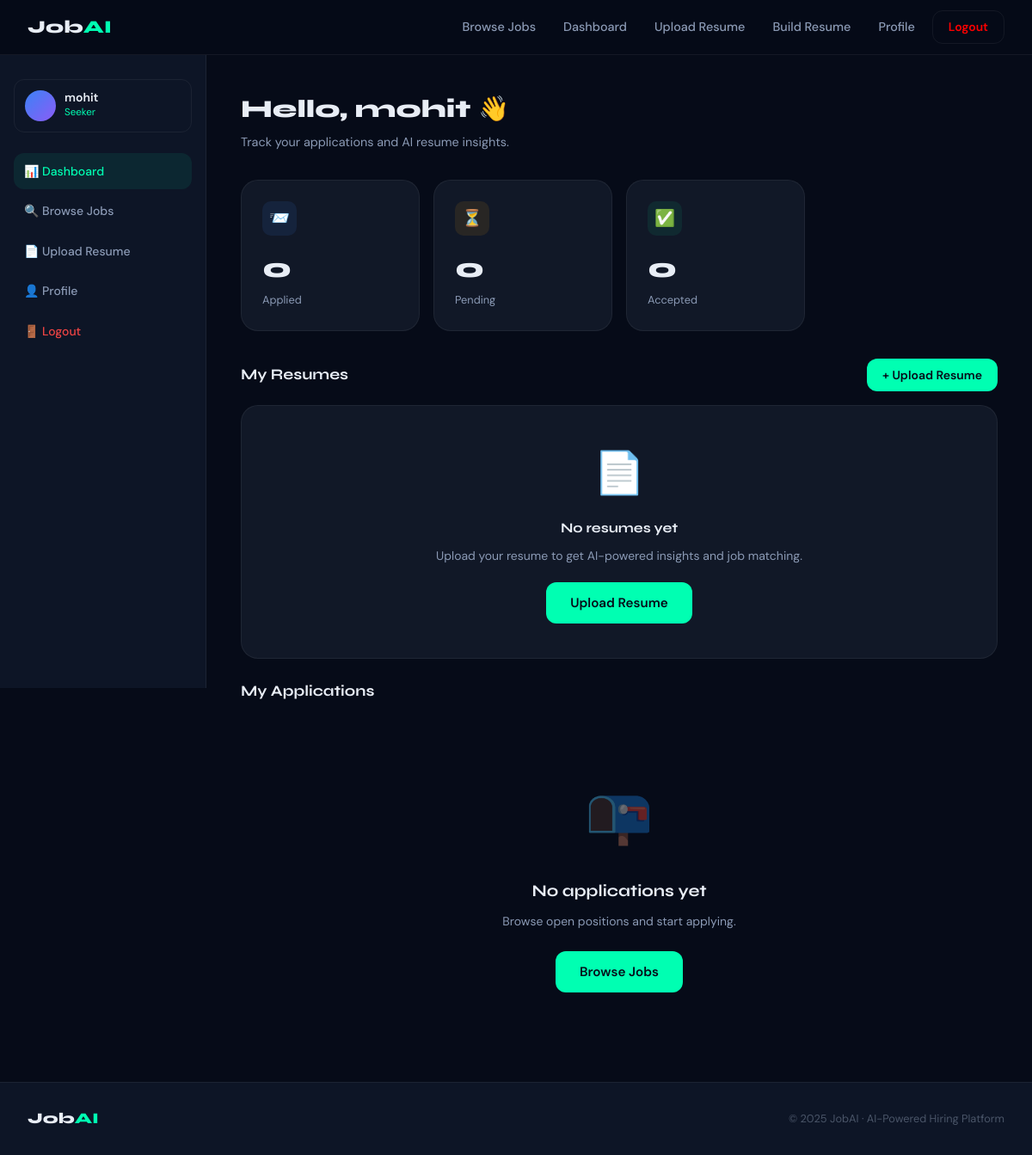
/accounts/dashboard/ (signed in), run on an earlier commit of the app's database.
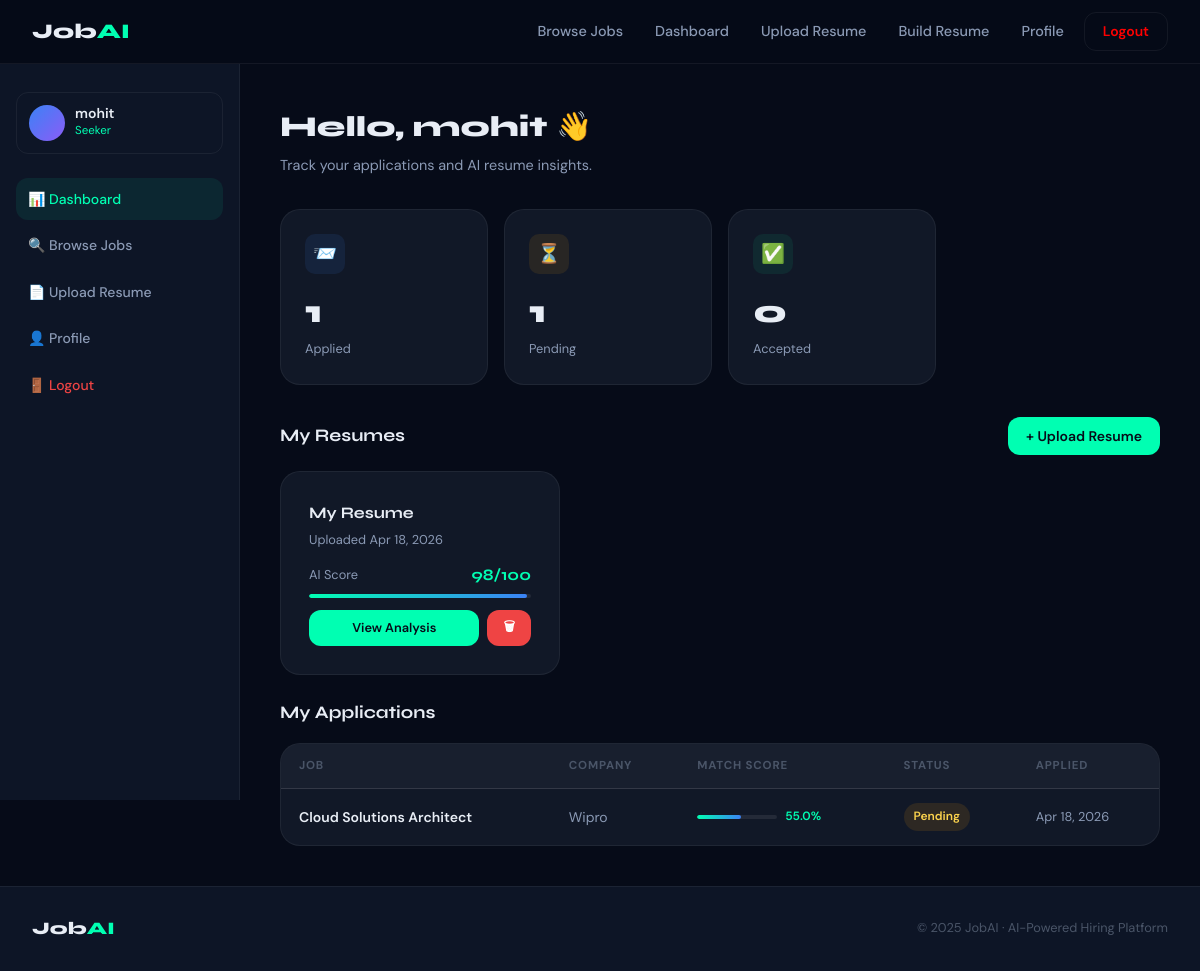
And on a later commit of the database.
### resumes/models.py (models this page shows, shortened)
class Resume(models.Model):
    user = models.ForeignKey(settings.AUTH_USER_MODEL, on_delete=models.CASCADE, related_name='resumes')
    title = models.CharField(max_length=100, default='My Resume')
    file = models.FileField(upload_to='resumes/')
    raw_text = models.TextField(blank=True)
    skills = models.TextField(blank=True)
    experience_years = models.FloatField(default=0)
    education = models.TextField(blank=True)
    ai_summary = models.TextField(blank=True)
    ai_score = models.FloatField(default=0)
    ai_suggestions = models.TextField(blank=True)
    uploaded_at = models.DateTimeField(auto_now_add=True)
    analyzed = models.BooleanField(default=False)

### jobs/models.py (models this page shows, shortened)
class Application(models.Model):
    STATUS_CHOICES = [
        ('pending', 'Pending'), ('reviewing', 'Reviewing'),
        ('accepted', 'Accepted'), ('rejected', 'Rejected'),
    ]
    job = models.ForeignKey(Job, on_delete=models.CASCADE, related_name='applications')
    applicant = models.ForeignKey(settings.AUTH_USER_MODEL, on_delete=models.CASCADE, related_name='applications')
    resume = models.ForeignKey('resumes.Resume', on_delete=models.SET_NULL, null=True, blank=True)
    cover_letter = models.TextField(blank=True)
    status = models.CharField(max_length=20, choices=STATUS_CHOICES, default='pending')
    match_score = models.FloatField(default=0.0)
    applied_at = models.DateTimeField(auto_now_add=True)
    updated_at = models.DateTimeField(auto_now=True)
    class Meta:
        unique_together = ('job', 'applicant')

class Job(models.Model):
    TYPE_CHOICES = [
        ('full-time', 'Full Time'), ('part-time', 'Part Time'),
        ('contract', 'Contract'), ('internship', 'Internship'), ('remote', 'Remote'),
    ]
    LEVEL_CHOICES = [
        ('entry', 'Entry Level'), ('mid', 'Mid Level'),
        ('senior', 'Senior Level'), ('lead', 'Lead/Manager'),
    ]
    recruiter = models.ForeignKey(settings.AUTH_USER_MODEL, on_delete=models.CASCADE, related_name='posted_jobs')
    title = models.CharField(max_length=200)
    company = models.CharField(max_length=100)
    location = models.CharField(max_length=100)
    job_type = models.CharField(max_length=20, choices=TYPE_CHOICES, default='full-time')
    level = models.CharField(max_length=20, choices=LEVEL_CHOICES, default='mid')
    description = models.TextField()
    requirements = models.TextField()
    skills_required = models.TextField(help_text='Comma-separated skills')
    salary_min = models.IntegerField(blank=True, null=True)
    salary_max = models.IntegerField(blank=True, null=True)
    is_active = models.BooleanField(default=True)
    created_at = models.DateTimeField(auto_now_add=True)
    deadline = models.DateField(blank=True, null=True)

### accounts/views.py (the view)
# urls.py: path('dashboard/', views.dashboard, name='dashboard'),
@login_required
def dashboard(request):
    user = request.user
    if user.is_recruiter():
        jobs = Job.objects.filter(recruiter=user).order_by('-created_at')
        total_applications = Application.objects.filter(job__recruiter=user).count()
        recent_apps = Application.objects.filter(job__recruiter=user).order_by('-applied_at')[:5]
        context = {
            'jobs': jobs,
            'total_applications': total_applications,
            'recent_apps': recent_apps,
            'total_jobs': jobs.count(),
        }
    else:
        applications = Application.objects.filter(applicant=user).order_by('-applied_at')
        resumes = Resume.objects.filter(user=user).order_by('-uploaded_at')
        context = {
            'applications': applications,
            'resumes': resumes,
            'total_applications': applications.count(),
            'pending': applications.filter(status='pending').count(),
            'accepted': applications.filter(status='accepted').count(),
        }
    return render(request, 'accounts/dashboard.html', context)

### accounts/models.py (called while the page is built)
    def is_seeker(self):
        return self.role == 'seeker'

    def is_recruiter(self):
        return self.role == 'recruiter'

### templates/accounts/dashboard.html (shortened to what the changed rows need)
{% extends 'base.html' %}
{% block content %}
<div class="dash-layout">
    <div class="dash-content">
        <div class="dash-welcome">
            <h1>Hello, {{ user.first_name|default:user.username }} 👋</h1>
        </div>
        {% if user.is_recruiter %}
        <div class="stats-row">
            <div class="stat-card">
                <div class="stat-icon" style="background:rgba(0,255,178,0.1);">💼</div>
                <div class="stat-value">{{ total_jobs }}</div>
                <div class="stat-name">Jobs Posted</div>
            </div>
            <div class="stat-card">
                <div class="stat-icon" style="background:rgba(59,130,246,0.1);">📨</div>
                <div class="stat-value">{{ total_applications }}</div>
                <div class="stat-name">Total Applications</div>
            </div>
        </div>
        <div class="dash-section-title">
            Your Job Postings
            <a href="{% url 'post_job' %}" class="btn-primary-sm">+ Post New Job</a>
        </div>
        {% if jobs %}
        <div class="table-card mb-6">
            <table>
                <thead><tr><th>Job Title</th><th>Type</th><th>Applications</th><th>Status</th><th>Actions</th></tr></thead>
                <tbody>
                {% for job in jobs %}
                <tr>
                    <td>
                        <div style="font-weight:600;">{{ job.title }}</div>
                        <div style="font-size:0.8rem;color:var(--text2);">{{ job.company }} · {{ job.location }}</div>
                    </td>
                    <td><span class="badge badge-type">{{ job.get_job_type_display }}</span></td>
                    <td><a href="{% url 'view_applications' job.pk %}" style="color:var(--accent);font-weight:600;text-decoration:none;">{{ job.applications.count }} apps</a></td>
                    <td><span class="badge {% if job.is_active %}badge-accepted{% else %}badge-rejected{% endif %}">{% if job.is_active %}Active{% else %}Closed{% endif %}</span></td>
                    <td>
                        <div style="display:flex;gap:8px;flex-wrap:wrap;">
                            <a href="{% url 'view_applications' job.pk %}" class="btn-outline-sm btn-sm">View Apps</a>
                            <a href="{% url 'edit_job' job.pk %}" class="btn-outline-sm btn-sm">Edit</a>
                            <form method="post" action="{% url 'delete_job' job.pk %}" style="display:inline;" onsubmit="return confirm('Delete this job?')">
                                {% csrf_token %}<button type="submit" class="btn btn-danger btn-sm">Del</button>
                            </form>
                        </div>
                    </td>
                </tr>
                {% endfor %}
                </tbody>
            </table>
        </div>
        {% if recent_apps %}
        <div class="dash-section-title">Recent Applications</div>
        <div class="table-card">
            <table>
                <thead><tr><th>Applicant</th><th>Job</th><th>Match Score</th><th>Status</th><th>Date</th></tr></thead>
                <tbody>
                {% for app in recent_apps %}
                <tr>
                    <td><div style="font-weight:600;">{{ app.applicant.get_full_name|default:app.applicant.username }}</div></td>
                    <td>{{ app.job.title }}</td>
                    <td>
                        <div class="score-bar">
                            <div class="score-track"><div class="score-fill" style="width:{{ app.match_score }}%"></div></div>
                            <span>{{ app.match_score }}%</span>
                        </div>
                    </td>
                    <td><span class="badge badge-{{ app.status }}">{{ app.get_status_display }}</span></td>
                    <td style="color:var(--text2);font-size:0.8rem;">{{ app.applied_at|date:"M d, Y" }}</td>
                </tr>
                {% endfor %}
                </tbody>
            </table>
        </div>
        {% endif %}
        {% else %}
        <div class="empty-state card">
            <div class="empty-icon">📋</div>
            <div class="empty-title">No jobs posted yet</div>
            <p class="empty-sub">Start attracting top talent by posting your first job opening.</p>
            <a href="{% url 'post_job' %}" class="btn btn-primary">Post First Job</a>
        </div>
        {% endif %}
        {% else %}
        <div class="stats-row">
            <div class="stat-card">
                <div class="stat-icon" style="background:rgba(59,130,246,0.1);">📨</div>
                <div class="stat-value">{{ total_applications }}</div>
                <div class="stat-name">Applied</div>
            </div>
            <div class="stat-card">
                <div class="stat-icon" style="background:rgba(245,158,11,0.1);">⏳</div>
                <div class="stat-value">{{ pending }}</div>
                <div class="stat-name">Pending</div>
            </div>
            <div class="stat-card">
                <div class="stat-icon" style="background:rgba(16,185,129,0.1);">✅</div>
                <div class="stat-value">{{ accepted }}</div>
                <div class="stat-name">Accepted</div>
            </div>
        </div>
        <div class="dash-section-title">
            My Resumes
            <a href="{% url 'upload_resume' %}" class="btn-primary-sm">+ Upload Resume</a>
        </div>
        {% if resumes %}
        <div class="card-grid card-grid-3 mb-6">
            {% for resume in resumes %}
            <div class="card" style="display:flex;flex-direction:column;gap:12px;">
                <div>
                    <div style="font-family:var(--font-display);font-weight:700;margin-bottom:4px;">{{ resume.title }}</div>
                    <div style="font-size:0.8rem;color:var(--text2);">Uploaded {{ resume.uploaded_at|date:"M d, Y" }}</div>
                </div>
                {% if resume.analyzed %}
                <div>
                    <div style="display:flex;align-items:center;justify-content:space-between;margin-bottom:6px;">
                        <span style="font-size:0.8rem;color:var(--text2);">AI Score</span>
                        <span style="font-family:var(--font-display);font-weight:700;color:var(--accent);">{{ resume.ai_score|floatformat:0 }}/100</span>
                    </div>
                    <div class="score-track" style="width:100%;"><div class="score-fill" style="width:{{ resume.ai_score }}%"></div></div>
                </div>
                {% endif %}
                <div style="display:flex;gap:8px;margin-top:auto;">
                    <a href="{% url 'resume_detail' resume.pk %}" class="btn-primary-sm btn-sm" style="flex:1;justify-content:center;">View Analysis</a>
                    <form method="post" action="{% url 'delete_resume' resume.pk %}" onsubmit="return confirm('Delete?')">{% csrf_token %}<button type="submit" class="btn btn-danger btn-sm">🗑</button></form>
                </div>
            </div>
            {% endfor %}
        </div>
        {% else %}
        <div class="card mb-6" style="text-align:center;padding:40px;">
            <div style="font-size:3rem;margin-bottom:12px;">📄</div>
            <div style="font-family:var(--font-display);font-weight:700;margin-bottom:8px;">No resumes yet</div>
            <p style="color:var(--text2);font-size:0.875rem;margin-bottom:20px;">Upload your resume to get AI-powered insights and job matching.</p>
            <a href="{% url 'upload_resume' %}" class="btn btn-primary">Upload Resume</a>
        </div>
        {% endif %}
        <div class="dash-section-title">My Applications</div>
        {% if applications %}
        <div class="table-card">
            <table>
                <thead><tr><th>Job</th><th>Company</th><th>Match Score</th><th>Status</th><th>Applied</th></tr></thead>
                <tbody>
                {% for app in applications %}
                <tr>
                    <td><a href="{% url 'job_detail' app.job.pk %}" style="color:var(--text);font-weight:600;text-decoration:none;">{{ app.job.title }}</a></td>
                    <td style="color:var(--text2);">{{ app.job.company }}</td>
                    <td>
                        {% if app.match_score > 0 %}
                        <div class="score-bar">
                            <div class="score-track"><div class="score-fill" style="width:{{ app.match_score }}%"></div></div>
                            <span>{{ app.match_score }}%</span>
                        </div>
                        {% else %}—{% endif %}
                    </td>
                    <td><span class="badge badge-{{ app.status }}">{{ app.get_status_display }}</span></td>
                    <td style="color:var(--text2);font-size:0.8rem;">{{ app.applied_at|date:"M d, Y" }}</td>
                </tr>
                {% endfor %}
                </tbody>
            </table>
        </div>
        {% else %}
        <div class="empty-state">
            <div class="empty-icon">📭</div>
            <div class="empty-title">No applications yet</div>
            <p class="empty-sub">Browse open positions and start applying.</p>
            <a href="{% url 'job_list' %}" class="btn btn-primary">Browse Jobs</a>
        </div>
        {% endif %}
        {% endif %}
    </div>
</div>
{% endblock %}

What changed in the data, as far as the page shows it:
added Resume: title "My Resume", uploaded_at "Apr 18, 2026", ai_score "98"
added Application: job "Cloud Solutions Architect", job.company "Wipro", match_score "55.0", status "Pending", applied_at "Apr 18, 2026"
Also different on the page:
{{ total_applications }}: "0" → "1"
{{ pending }}: "0" → "1"
text no longer shown: "📄 No resumes yet Upload your resume to get AI-powered insights and job matching. Upload Resume 📭 No applications yet Browse open positions and start applying. Browse Jobs"
text now shown: "JOB COMPANY MATCH SCORE STATUS APPLIED"
